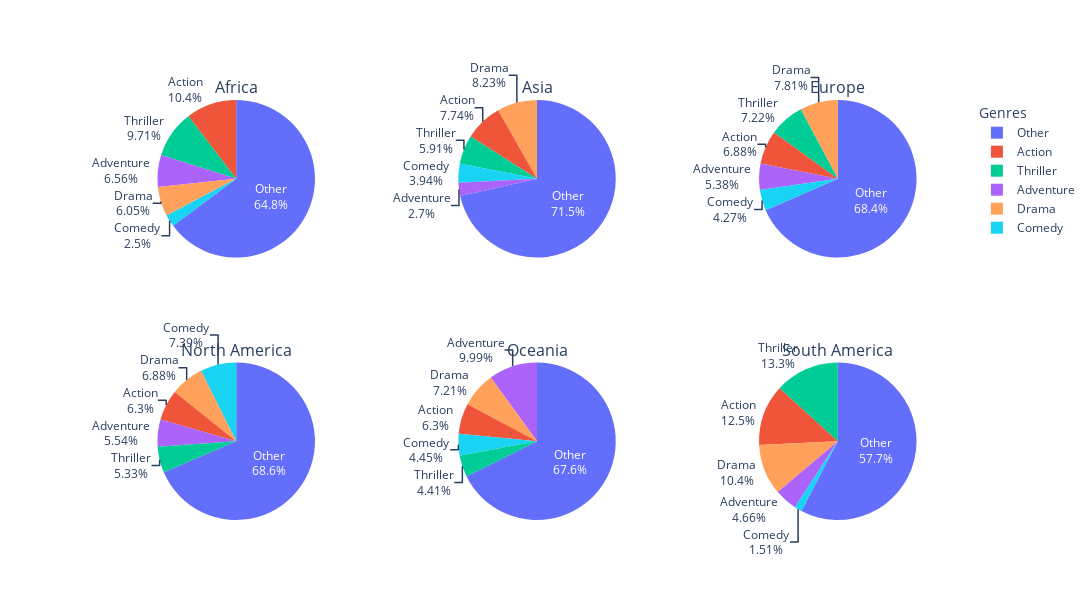

The notebook cell this image was saved under:
### Code cell
from plotly.subplots import make_subplots

# Identify the top 15 genres globally
top_15_genres = region_genre_gross_df.groupby('genres')['divided_gross'].sum().nlargest(5).index

# Prepare the data
modified_df = pd.DataFrame()
for region in region_genre_gross_df['co_production_region'].unique():
    df_region = region_genre_gross_df[region_genre_gross_df['co_production_region'] == region]
    top_genres = df_region[df_region['genres'].isin(top_15_genres)]
    other_gross = df_region[~df_region['genres'].isin(top_15_genres)]['divided_gross'].sum()
    other_row = pd.DataFrame({'co_production_region': [region], 'genres': ['Other'], 'divided_gross': [other_gross]})
    modified_df = pd.concat([modified_df, top_genres, other_row], ignore_index=True)

# Create the 2x3 grid layout
fig = make_subplots(rows=2, cols=3, specs=[[{'type':'pie'}, {'type':'pie'}, {'type':'pie'}],
                                           [{'type':'pie'}, {'type':'pie'}, {'type':'pie'}]],
                    subplot_titles=modified_df['co_production_region'].unique())

# Track which cell we are plotting in
row, col = 1, 1

# Plot each region's pie chart
for region in modified_df['co_production_region'].unique():
    df_region = modified_df[modified_df['co_production_region'] == region]
    fig.add_trace(go.Pie(labels=df_region['genres'], values=df_region['divided_gross'], name=region), row=row, col=col)
    
    # Update row and column indices for the next plot
    col += 1
    if col > 3:
        col = 1
        row += 1

# Update layout for a shared legend and adjust it to your preference
fig.update_layout(height=600, width=1100, showlegend=True, legend_title_text='Genres')
fig.update_traces(textinfo='percent+label')

# Show the figure
fig.show()

### Figure 1 — Plotly figure (JSON) as saved in the notebook; plotly's stock layout.template omitted (floating-point values rounded to 4 significant figures)
{"data": [{"domain": {"x": [0, 0.2889], "y": [0.625, 1]}, "labels": ["Action", "Adventure", "Comedy", "Drama", "Thriller", "Other"], "name": "Africa", "textinfo": "percent+label", "type": "pie", "values": [293500000.0, 185500000.0, 70710000.0, 170900000.0, 274500000.0, 1831000000.0]}, {"domain": {"x": [0.3556, 0.6444], "y": [0.625, 1]}, "labels": ["Action", "Adventure", "Comedy", "Drama", "Thriller", "Other"], "name": "Asia", "textinfo": "percent+label", "type": "pie", "values": [3046000000.0, 1062000000.0, 1549000000.0, 3238000000.0, 2325000000.0, 28130000000.0]}, {"domain": {"x": [0.7111, 1], "y": [0.625, 1]}, "labels": ["Action", "Adventure", "Comedy", "Drama", "Thriller", "Other"], "name": "Europe", "textinfo": "percent+label", "type": "pie", "values": [19420000000.0, 15190000000.0, 12040000000.0, 22050000000.0, 20380000000.0, 193200000000.0]}, {"domain": {"x": [0, 0.2889], "y": [0, 0.375]}, "labels": ["Action", "Adventure", "Comedy", "Drama", "Thriller", "Other"], "name": "North America", "textinfo": "percent+label", "type": "pie", "values": [104100000000.0, 91590000000.0, 122100000000.0, 113700000000.0, 88070000000.0, 1133000000000.0]}, {"domain": {"x": [0.3556, 0.6444], "y": [0, 0.375]}, "labels": ["Action", "Adventure", "Comedy", "Drama", "Thriller", "Other"], "name": "Oceania", "textinfo": "percent+label", "type": "pie", "values": [3333000000.0, 5285000000.0, 2354000000.0, 3814000000.0, 2331000000.0, 35770000000.0]}, {"domain": {"x": [0.7111, 1], "y": [0, 0.375]}, "labels": ["Action", "Adventure", "Comedy", "Drama", "Thriller", "Other"], "name": "South America", "textinfo": "percent+label", "type": "pie", "values": [205600000.0, 76680000.0, 24910000.0, 171400000.0, 218500000.0, 949200000.0]}], "layout": {"annotations": [{"font": {"size": 16}, "showarrow": false, "text": "Africa", "x": 0.1444, "xanchor": "center", "xref": "paper", "y": 1, "yanchor": "bottom", "yref": "paper"}, {"font": {"size": 16}, "showarrow": false, "text": "Asia", "x": 0.5, "xanchor": "center", "xref": "paper", "y": 1, "yanchor": "bottom", "yref": "paper"}, {"font": {"size": 16}, "showarrow": false, "text": "Europe", "x": 0.8556, "xanchor": "center", "xref": "paper", "y": 1, "yanchor": "bottom", "yref": "paper"}, {"font": {"size": 16}, "showarrow": false, "text": "North America", "x": 0.1444, "xanchor": "center", "xref": "paper", "y": 0.375, "yanchor": "bottom", "yref": "paper"}, {"font": {"size": 16}, "showarrow": false, "text": "Oceania", "x": 0.5, "xanchor": "center", "xref": "paper", "y": 0.375, "yanchor": "bottom", "yref": "paper"}, {"font": {"size": 16}, "showarrow": false, "text": "South America", "x": 0.8556, "xanchor": "center", "xref": "paper", "y": 0.375, "yanchor": "bottom", "yref": "paper"}], "height": 600, "legend": {"title": {"text": "Genres"}}, "showlegend": true, "width": 1100}}
